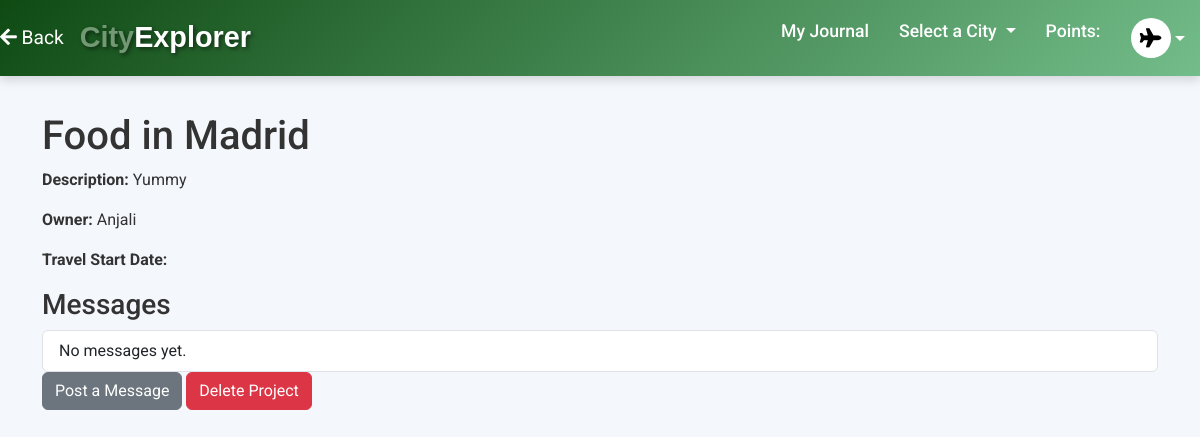
Screenshot of /projects/1/ (signed in) with the database file from the repository.
### cityPlanning/models.py (models this page shows, shortened)
class Project(models.Model):
    title = models.CharField(max_length=255)
    owner = models.ForeignKey(User, related_name='owned_projects', on_delete=models.CASCADE)
    members = models.ManyToManyField(User, related_name='projects')
    description = models.TextField()
    creation_date = models.DateTimeField(auto_now_add=True, null=True, blank=True)
    due_date = models.DateTimeField(null=True, blank=True)
    location = models.CharField(max_length=255)
    votes = models.IntegerField(default=0)  # for voting

### cityPlanning/views.py (the view)
# urls.py: path("projects/<int:project_id>/", views.project_detail, name="project_detail"),
@login_required
def project_detail(request, project_id):
    project = get_object_or_404(Project, id=project_id)
    return render(request, 'project_details.html', {'project': project})

### templates/project_details.html (shortened to what this page needs)
{% extends "base.html" %}
{% block content %}
<div class="container mt-3">
    <h1>{{ project.title }}</h1>
    <p><strong>Description:</strong> {{ project.description }}</p>
    <p><strong>Owner:</strong> {{ project.owner.first_name }}</p>
    <p><strong>Travel Start Date:</strong> {{ project.due_date|date:"Y-m-d" }}</p>
    <h3>Messages</h3>
    <div class="list-group messages">
        {% for message in project.messages.all %}
        <div class="list-group-item">
            <p><strong>{{ message.author.first_name }}</strong> <small>{{ message.timestamp|date:"Y-m-d H:i" }}</small>
            </p>
            <p>{{ message.content }}</p>
        </div>
        {% empty %}
        <div class="list-group-item">No messages yet.</div>
        {% endfor %}
    </div>
    <a href="{% url 'post_message' project.id %}" class="btn btn-secondary {% if is_pma %}disabled{% endif %}">Post a
        Message</a>
    {% if request.user == project.owner %}
    <form action="{% url 'delete_project' project.id %}" method="post" style="display: inline;">
        <button type="submit" class="btn btn-danger">Delete Project</button>
    </form>
    {% endif %}
</div>
{% endblock %}

### rows the page displays
Project: title "Food in Madrid", description "Yummy", owner.first_name "Anjali"
